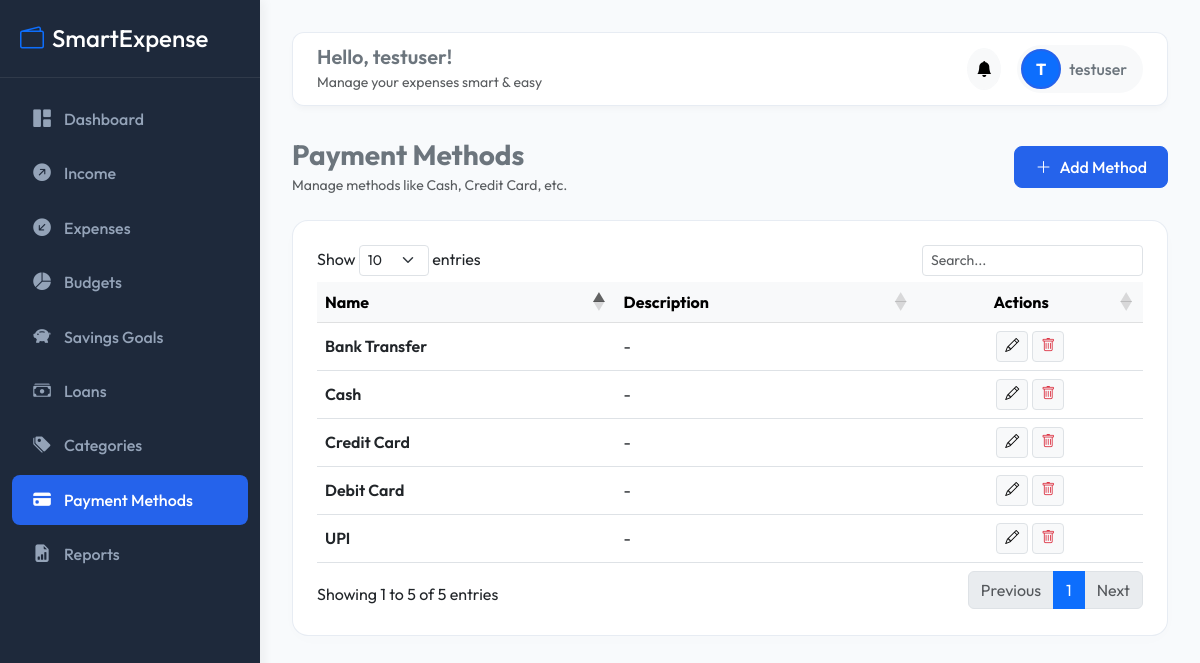
Screenshot of /expenses/payment-methods/ (signed in) with the database file from the repository.
### accounts/models.py (models this page shows, shortened)
class User(AbstractUser):
    profile_image = models.ImageField(upload_to='profile_images/', null=True, blank=True)
    created_at = models.DateTimeField(auto_now_add=True)

### expenses/models.py (models this page shows, shortened)
class PaymentMethod(models.Model):
    name = models.CharField(max_length=100)
    description = models.TextField(blank=True, null=True)

### expenses/views.py (the view)
# urls.py: path('payment-methods/', views.PaymentMethodListView.as_view(), name='payment_method_list'),
class PaymentMethodListView(LoginRequiredMixin, ListView):
    model = PaymentMethod
    template_name = 'expenses/payment_method_list.html'
    context_object_name = 'payment_methods'

### notifications/context_processors.py (called while the page is built)
def unread_notifications_count(request):
    if request.user.is_authenticated:
        count = Notification.objects.filter(user=request.user, is_read=False).count()
        recent = Notification.objects.filter(user=request.user, is_read=False)[:5]
        return {
            'unread_notifications_count': count,
            'recent_notifications': recent
        }
    return {
        'unread_notifications_count': 0,
        'recent_notifications': []
    }

### templates/expenses/payment_method_list.html (shortened to what this page needs)
{% extends 'base.html' %}
{% block content %}
<div class="d-flex justify-content-between align-items-center mb-4">
    <div>
        <h3 class="fw-bold text-secondary m-0">Payment Methods</h3>
        <small class="text-muted">Manage methods like Cash, Credit Card, etc.</small>
    </div>
    <a href="{% url 'expenses:payment_method_add' %}" class="btn btn-primary"><i class="bi bi-plus-lg me-2"></i>Add Method</a>
</div>
<div class="card table-card">
    <div class="table-responsive border-0 p-0">
        <table class="table table-hover align-middle datatable w-100">
            <thead class="table-light">
                <tr>
                    <th>Name</th>
                    <th>Description</th>
                    <th class="text-center">Actions</th>
                </tr>
            </thead>
            <tbody>
                {% for pm in payment_methods %}
                <tr>
                    <td class="fw-semibold">{{ pm.name }}</td>
                    <td>{{ pm.description|default:"-" }}</td>
                    <td class="text-center">
                        <div class="d-flex justify-content-center gap-1">
                            <a href="{% url 'expenses:payment_method_edit' pm.id %}" class="btn btn-sm btn-light border" title="Edit"><i class="bi bi-pencil"></i></a>
                            <a href="{% url 'expenses:payment_method_delete' pm.id %}" class="btn btn-sm btn-light border text-danger" title="Delete"><i class="bi bi-trash"></i></a>
                        </div>
                    </td>
                </tr>
                {% endfor %}
            </tbody>
        </table>
    </div>
</div>
{% endblock %}

### templates/base.html (shortened to what this page needs)
{% load static %}
<!DOCTYPE html>
<html lang="en">
<head>
    <link href="https://cdn.jsdelivr.net/npm/bootstrap@5.3.0/dist/css/bootstrap.min.css" rel="stylesheet">
    <link href="https://cdn.jsdelivr.net/npm/bootstrap-icons@1.10.5/font/bootstrap-icons.css" rel="stylesheet">
    <link href="https://cdn.datatables.net/1.13.4/css/dataTables.bootstrap5.min.css" rel="stylesheet">
    <link href="{% static 'css/style.css' %}" rel="stylesheet">
</head>
<body>
    <nav id="sidebar">
        <div class="sidebar-header">
            <h4 class="m-0 text-white"><i class="bi bi-wallet2 me-2 text-primary"></i>SmartExpense</h4>
        </div>
        <div class="mt-3">
            <a href="{% url 'dashboard:home' %}" class="nav-link {% if request.resolver_match.app_name == 'dashboard' %}active{% endif %}">
                <i class="bi bi-grid-1x2-fill"></i> Dashboard
            </a>
            <a href="{% url 'income:income_list' %}" class="nav-link {% if request.resolver_match.app_name == 'income' %}active{% endif %}">
                <i class="bi bi-arrow-up-right-circle-fill"></i> Income
            </a>
            <a href="{% url 'expenses:expense_list' %}" class="nav-link ">
                <i class="bi bi-arrow-down-left-circle-fill"></i> Expenses
            </a>
            <a href="{% url 'budgets:budget_list' %}" class="nav-link {% if request.resolver_match.app_name == 'budgets' %}active{% endif %}">
                <i class="bi bi-pie-chart-fill"></i> Budgets
            </a>
            <a href="{% url 'savings:savings_list' %}" class="nav-link {% if request.resolver_match.app_name == 'savings' %}active{% endif %}">
                <i class="bi bi-piggy-bank-fill"></i> Savings Goals
            </a>
            <a href="{% url 'loans:loan_list' %}" class="nav-link {% if request.resolver_match.app_name == 'loans' %}active{% endif %}">
                <i class="bi bi-cash-stack"></i> Loans
            </a>
            <a href="{% url 'expenses:category_list' %}" class="nav-link {% if request.resolver_match.url_name == 'category_list' %}active{% endif %}">
                <i class="bi bi-tags-fill"></i> Categories
            </a>
            <a href="{% url 'expenses:payment_method_list' %}" class="nav-link {% if request.resolver_match.url_name == 'payment_method_list' %}active{% endif %}">
                <i class="bi bi-credit-card-fill"></i> Payment Methods
            </a>
            <a href="{% url 'reports:report_dashboard' %}" class="nav-link {% if request.resolver_match.app_name == 'reports' %}active{% endif %}">
                <i class="bi bi-file-earmark-bar-graph-fill"></i> Reports
            </a>
        </div>
    </nav>
    <div id="content">
        <div class="topbar d-flex justify-content-between align-items-center">
            <div class="d-none d-lg-block">
                <h5 class="m-0 fw-semibold text-secondary">Hello, {{ request.user.username }}!</h5>
                <small class="text-muted">Manage your expenses smart & easy</small>
            </div>
            <div class="d-flex align-items-center gap-3">
                <div class="dropdown">
                    <button class="btn btn-light position-relative rounded-circle p-2" type="button" data-bs-toggle="dropdown" aria-expanded="false">
                        <i class="bi bi-bell-fill"></i>
                    </button>
                </div>
                <div class="dropdown">
                    <button class="btn btn-light d-flex align-items-center gap-2 border-0 p-1 pe-3 rounded-pill" type="button" data-bs-toggle="dropdown" aria-expanded="false">
                        {% if request.user.profile_image %}
                        <img src="{{ request.user.profile_image.url }}" class="avatar-md" alt="Avatar">
                        {% else %}
                        <div class="avatar-md bg-primary text-white d-flex align-items-center justify-content-center fw-bold">
                            {{ request.user.username|slice:":1"|upper }}
                        </div>
                        {% endif %}
                        <span class="d-none d-md-inline fw-medium text-secondary">{{ request.user.username }}</span>
                    </button>
                </div>
            </div>
        </div>
        {% block content %}{% endblock %}
    </div>
</body>
</html>

### static/css/style.css (style rules this page uses)
:root { --primary-color: #2563EB; --primary-hover: #1D4ED8; --secondary-color: #1E293B; --success-color: #10B981; --danger-color: #EF4444; --warning-color: #F59E0B; --info-color: #06B6D4; --bg-color: #F8FAFC; --sidebar-width: 260px; --transition-speed: 0.3s; }
body { font-family: 'Outfit', -apple-system, BlinkMacSystemFont, "Segoe UI", Roboto, sans-serif; background-color: var(--bg-color); color: var(--secondary-color); overflow-x: hidden; }
#sidebar { width: var(--sidebar-width); height: 100vh; position: fixed; top: 0; left: 0; z-index: 100; background-color: var(--secondary-color); color: #F8FAFC; transition: all var(--transition-speed) ease; box-shadow: 4px 0 10px rgba(0, 0, 0, 0.05); }
#sidebar .sidebar-header { padding: 1.5rem 1.25rem; border-bottom: 1px solid rgba(255, 255, 255, 0.08); }
#sidebar .nav-link { color: #94A3B8; padding: 0.75rem 1.25rem; display: flex; align-items: center; gap: 0.75rem; border-radius: 8px; margin: 0.25rem 0.75rem; transition: all 0.2s ease; font-weight: 500; text-decoration: none; }
#sidebar .nav-link:hover, #sidebar .nav-link.active { color: #FFFFFF; background-color: var(--primary-color); }
#sidebar .nav-link i { font-size: 1.1rem; width: 20px; text-align: center; }
#content { margin-left: var(--sidebar-width); padding: 2rem; min-height: 100vh; transition: all var(--transition-speed) ease; }
.topbar { background: rgba(255, 255, 255, 0.9); backdrop-filter: blur(8px); border-radius: 12px; padding: 0.75rem 1.5rem; box-shadow: 0 4px 6px -1px rgba(0, 0, 0, 0.03); margin-bottom: 2rem; border: 1px solid rgba(226, 232, 240, 0.8); }
.table-card { border-radius: 16px; border: 1px solid rgba(226, 232, 240, 0.8); background: white; padding: 1.5rem; box-shadow: 0 4px 20px rgba(0, 0, 0, 0.01); }
.btn-primary { background-color: var(--primary-color); border-color: var(--primary-color); font-weight: 500; border-radius: 8px; padding: 0.5rem 1.25rem; }
.avatar-md { width: 40px; height: 40px; border-radius: 50%; object-fit: cover; border: 2px solid var(--primary-color); }

### rows the page displays
User: user.username "testuser", user.username "T"
PaymentMethod: name "Cash", description "-"
PaymentMethod: name "Credit Card", description "-"
PaymentMethod: name "Debit Card", description "-"
PaymentMethod: name "Bank Transfer", description "-"
PaymentMethod: name "UPI", description "-"
